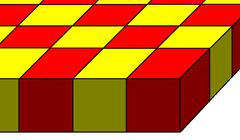
#> input picture TensorFlow-and-Data-Preproccessing/Images/empire.jpg, 240 x 140 px
$ python img_matplot.py
#> lines starting #> are read from the running program, lines starting #| are printed output that depends on the picture
from PIL import Image
from pylab import *
#read an image to array
im = array(Image.open('Images/empire.jpg'))
#> im is the input picture: shape (140, 240, 3); mean R, G, B 191.6, 103.9, 32.4

#plot the image
imshow(im)


#some points
x = [100,100,400,400]
y = [200,500,200,500]

#plot the points with red-star markers
plot(x,y,'r*')

#line plot connecting the first two points
plot(x[:2],y[:2])

# add title and show the plot
title('Plotting: "empire.jpg"')
show()
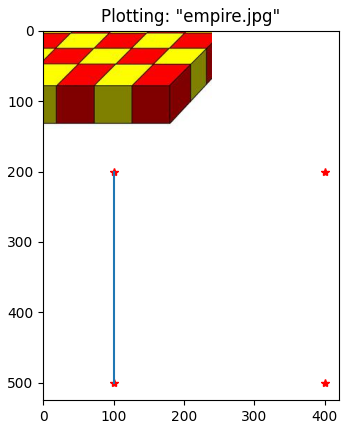
#> figure drawn by matplotlib, 1 panel

axis('off')

#Commands
# plot(x,y) #default blue solid line

# plot(x,y,'r*') # red star-markers

# plot(x,y,'go-') # green line with circle-markers

# plot(x,y,'ks:') # black dotted line with square-markers

#Image contours and histograms

# #color
# 'b' = blue
# 'g' = green
# 'r' = red
# 'c' = cyan
# 'm' = magenta
# 'y' = yellow
# 'k' = black
# 'w' = white

# # line style
# '-' = solid
# '--' = dashed
# ':' = dotted

# #marker
# '.' = point
# 'o' = circle
# 's' = square
# '*' = star
# '+' = plus
# 'x' = x

im = array(Image.open('Images/empire.jpg').convert('L'))
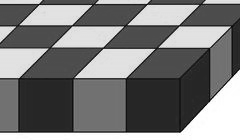
#> im: shape (140, 240); min 2, max 255, mean 122

#create a new figure
figure()
#dont use colors
gray()
# show contours with origin upper left corner
contour(im, origin='image')
axis('equal')
axis('off')
show()
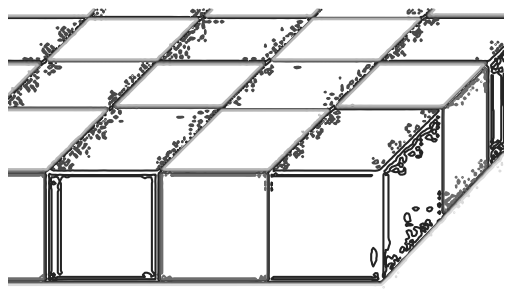
#> figure drawn by matplotlib, 1 panel

imshow(im)
# print('Please click 3 points')
# x = ginput(3)
# print('You clicked:',x)
show()
